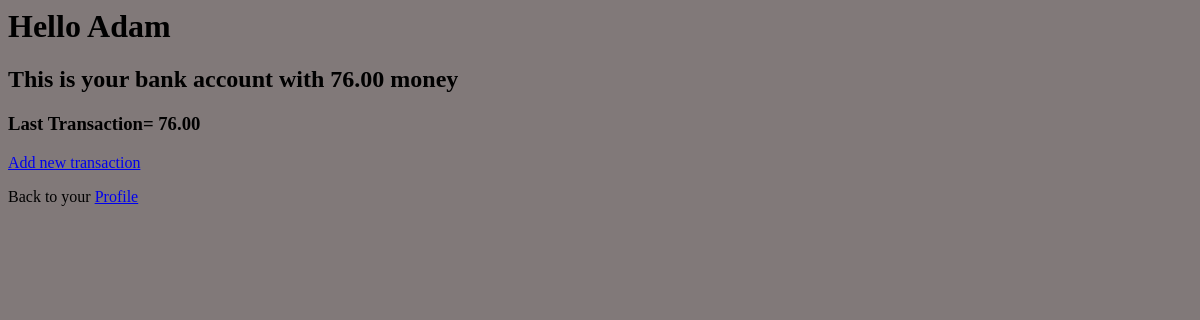
Before: /money/18/ with the older database file.
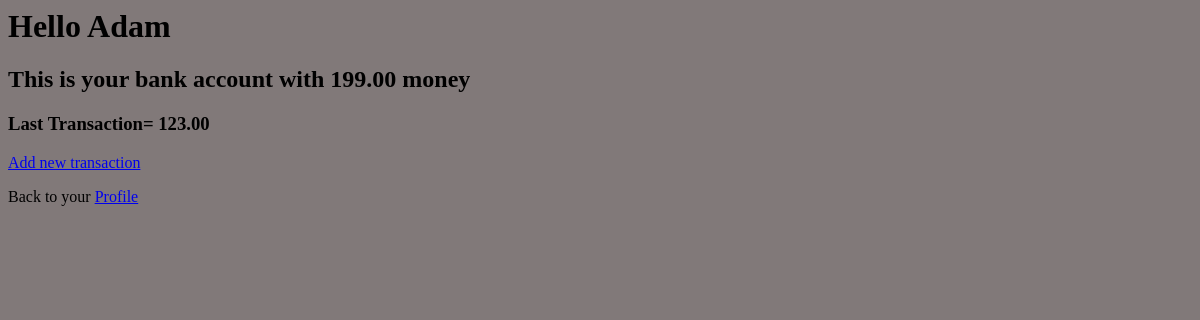
After: the same page with the newer database file.
### financeApp/models.py (models this page shows)
class Money(models.Model):
    user = models.ForeignKey(User, on_delete=models.CASCADE)
    balance = models.DecimalField(decimal_places=2, max_digits=10, default=0)
    lastTransaction = models.DecimalField(decimal_places=2, max_digits=10, default=0)

class User(models.Model):
    name = models.CharField(max_length=200)
    surname = models.CharField(max_length=200)
    def __str__(self):
        return self.name

### financeApp/views.py (the view)
# urls.py: path('money/<str:pk>/', moneyView, name='moneyView'),
def moneyView(request, pk):
    money = Money.objects.get(id=pk)
    context = {'money':money}
    return render(request, 'financeApp/moneyView.html', context)

### financeApp/templates/financeApp/moneyView.html
<body style="background-color: rgb(129, 121, 121)"></body>
<h1>Hello {{money.user}}</h1>
<h2>This is your bank account with {{money.balance}} money</h2>
<h3>Last Transaction= {{money.lastTransaction}}</h3>
<a href="{% url 'newMoney' pk=money.id%}">Add new transaction</a>
<p>
    Back to your
    <a href="{% url 'userView' pk=money.user.id%}">Profile</a>
</p>

Changed rows visible on the page:
changed Money "Adam": balance "76.00" → "199.00"; lastTransaction "76.00" → "123.00"
